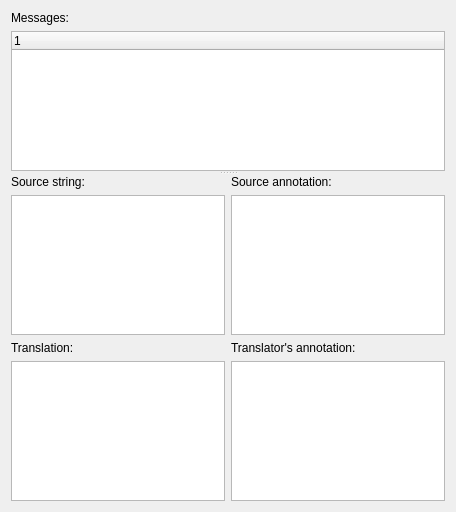
<ui version="4.0" >
 <class>MsgForm</class>
 <widget class="QWidget" name="MsgForm" >
  <property name="geometry" >
   <rect>
    <x>0</x>
    <y>0</y>
    <width>456</width>
    <height>512</height>
   </rect>
  </property>
  <property name="windowTitle" >
   <string>Form</string>
  </property>
  <layout class="QVBoxLayout" >
   <item>
    <widget class="QSplitter" name="splitter" >
     <property name="orientation" >
      <enum>Qt::Vertical</enum>
     </property>
     <widget class="QWidget" name="layoutWidget" >
      <layout class="QVBoxLayout" >
       <item>
        <widget class="QLabel" name="label" >
         <property name="text" >
          <string>Messages:</string>
         </property>
        </widget>
       </item>
       <item>
        <widget class="QTreeWidget" name="treeWidget" >
         <column>
          <property name="text" >
           <string>1</string>
          </property>
         </column>
        </widget>
       </item>
      </layout>
     </widget>
     <widget class="QWidget" name="layoutWidget" >
      <layout class="QGridLayout" >
       <item row="0" column="0" >
        <layout class="QVBoxLayout" >
         <item>
          <widget class="QLabel" name="label_2" >
           <property name="text" >
            <string>Source string:</string>
           </property>
          </widget>
         </item>
         <item>
          <widget class="QTextEdit" name="sourceEdit" />
         </item>
        </layout>
       </item>
       <item row="0" column="1" >
        <layout class="QVBoxLayout" >
         <item>
          <widget class="QLabel" name="label_3" >
           <property name="text" >
            <string>Source annotation:</string>
           </property>
          </widget>
         </item>
         <item>
          <widget class="QTextEdit" name="sourceAnnotEdit" />
         </item>
        </layout>
       </item>
       <item row="1" column="0" >
        <layout class="QVBoxLayout" >
         <item>
          <widget class="QLabel" name="label_4" >
           <property name="text" >
            <string>Translation:</string>
           </property>
          </widget>
         </item>
         <item>
          <widget class="QTextEdit" name="translEdit" />
         </item>
        </layout>
       </item>
       <item row="1" column="1" >
        <layout class="QVBoxLayout" >
         <item>
          <widget class="QLabel" name="label_5" >
           <property name="text" >
            <string>Translator's annotation:</string>
           </property>
          </widget>
         </item>
         <item>
          <widget class="QTextEdit" name="translAnnotEdit" />
         </item>
        </layout>
       </item>
      </layout>
     </widget>
    </widget>
   </item>
  </layout>
 </widget>
 <resources/>
 <connections/>
</ui>
